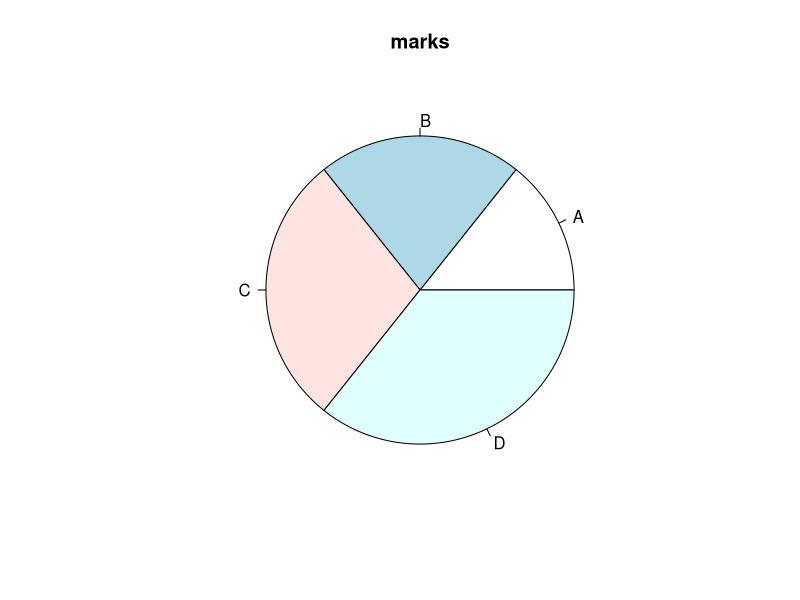

Generate this figure with R:
# Create a vector of pies
x <- c(20,30,40,50)

# Create a vector of labels
mylabel <- c("A", "B", "C", "D")

# Display the pie chart with labels
pie(x, label = mylabel, main = "marks")
